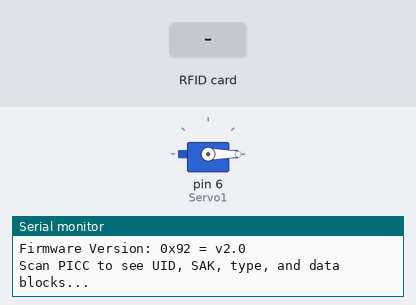
A sketch run on a simulated Arduino Uno, built with avr-gcc and run on an emulated ATmega328P. Parts: servo, the last lines printed to the serial monitor. The test bench sets the inputs (shaded band).

Above: at 1.2 s.
1.3 s: RFID card 85 4E D3 83 held to the reader
At 1.84 s:
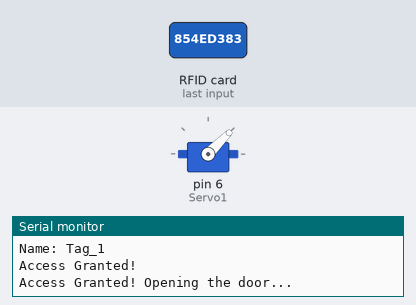
At 3.1 s:
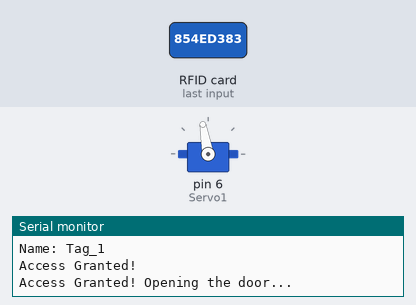
Timing chart, 0 to 9.9 s (numbered marks = the images above; inputs shaded):
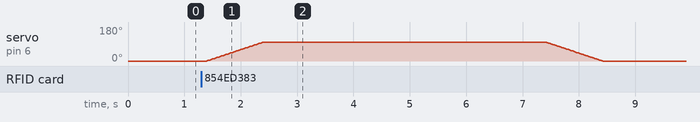

Measured:
- after the input at 1.3 s, servo on pin 6 (Servo1): rises from 0° to 100° in 1.0 s, then falls to 0° in 6.0 s

The sketch:

RFID_4.0.ino
```cpp
#include <MFRC522.h>
#include <SPI.h>
#include <Servo.h>
#include <TimeLib.h>

constexpr uint8_t RST_PIN = 9;
constexpr uint8_t SS_PIN = 10;

MFRC522 mfrc522(SS_PIN, RST_PIN);
Servo Servo1;

struct RFIDTag {
  String uid;
  String name;
};

RFIDTag masterTags[3] = {
  {"854ED383", "Tag_1"},
  {"19D968D3", "Tag_2"},
  {"57EF3835", "Tag_3"}
};

String tagID = "";

void setup() {
  Servo1.attach(6);
  Servo1.write(0);
  Serial.begin(9600);
  while (!Serial);
  SPI.begin();
  mfrc522.PCD_Init();
  mfrc522.PCD_DumpVersionToSerial();
  Serial.println(F("Scan PICC to see UID, SAK, type, and data blocks..."));

  // Set the time manually to October 30, 2023, 00:00:00 (UTC+5:30)
  setTime(10, 02, 00, 04, 11, 2023);
}

void loop() {
  if (getID()) {
    bool granted = false;
    String name = "";

    for (int i = 0; i < 3; i++) {
      if (tagID == masterTags[i].uid) {
        granted = true;
        name = masterTags[i].name;
        break;
      }
    }

    time_t currentTime = now();
    char dateTime[20];
    sprintf(dateTime, "%04d-%02d-%02d %02d:%02d:%02d", year(currentTime), month(currentTime), day(currentTime), hour(currentTime), minute(currentTime), second(currentTime));

    Serial.print("Date & Time: ");
    Serial.println(dateTime);
    Serial.print("UID: ");
    Serial.println(tagID);
    Serial.print("Name: ");
    Serial.println(name);
    Serial.println(granted ? "Access Granted!" : "Access Denied!");

    if (granted) {
      openDoor();
    }
  }
}

boolean getID() {
  if (!mfrc522.PICC_IsNewCardPresent()) {
    return false;
  }
  if (!mfrc522.PICC_ReadCardSerial()) {
    return false;
  }
  tagID = "";
  for (uint8_t i = 0; i < 4; i++) {
    tagID.concat(String(mfrc522.uid.uidByte[i], HEX));
  }
  tagID.toUpperCase();
  mfrc522.PICC_HaltA();
  return true;
}

void openDoor() {
  Serial.println("Access Granted! Opening the door...");

  // Increasing speed while opening
  for (int i = 0; i <= 100; i++) {
    Servo1.write(i);
    delay(10);  // Decreased delay for faster opening
  }

  delay(5000);  // Delay after fully opened

  // Decreasing speed while closing
  for (int i = 100; i >= 0; i--) {
    Servo1.write(i);
    delay(10);  // Decreased delay for faster closure
  }

  delay(5000);  // Delay after fully closed
}
```
